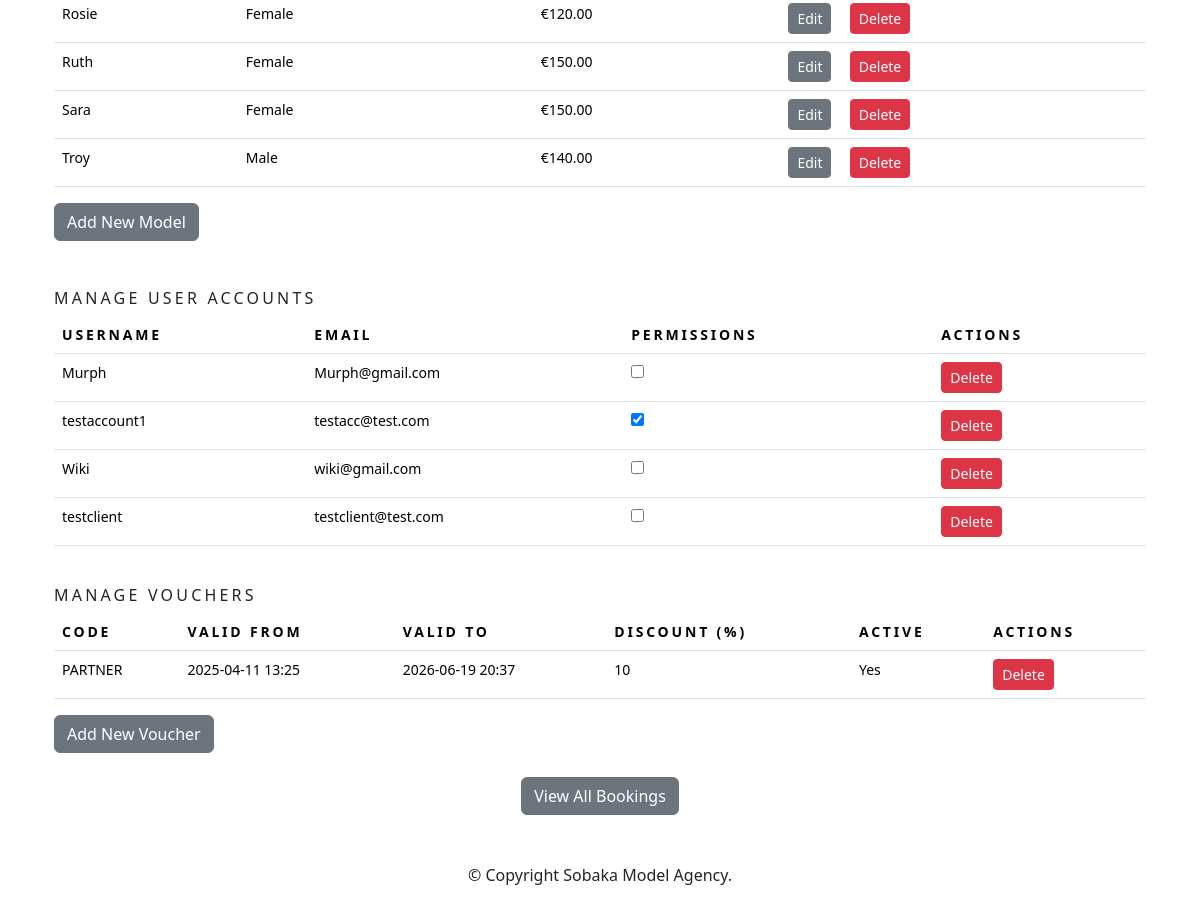
Page /accounts/profile/ (signed in, lower part) on the earlier database version.
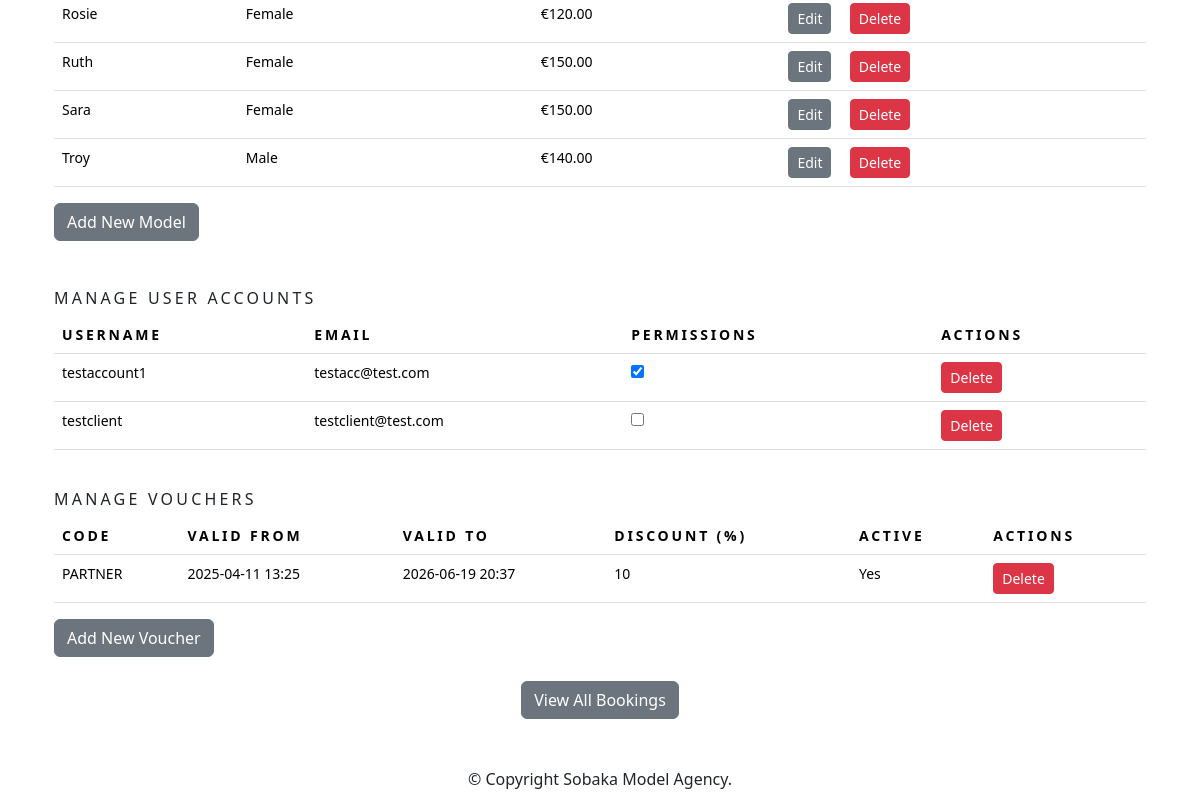
Same page on the later database version.
### sobaka/models.py (models this page shows, shortened)
class Human(models.Model):
    id = models.UUIDField(
        primary_key=True,
        default=uuid.uuid4,
        editable=False)
    name = models.CharField(max_length=250, unique=True)
    category = models.ForeignKey(Category, on_delete=models.CASCADE)
    price = models.DecimalField(max_digits=10, decimal_places=2)
    image1 = models.ImageField(upload_to=upload_to_human, blank=True)
    image2 = models.ImageField(upload_to=upload_to_human, blank=True)
    image3 = models.ImageField(upload_to=upload_to_human, blank=True)
    image4 = models.ImageField(upload_to=upload_to_human, blank=True)
    image5 = models.ImageField(upload_to=upload_to_human, blank=True)
    available = models.BooleanField(default=True)
    height = models.IntegerField(blank=True, null=True)
    shoe_size = models.IntegerField(blank=True, null=True)
    waist_size = models.IntegerField(blank=True, null=True)
    bust_size = models.IntegerField(blank=True, null=True)
    hip_size = models.IntegerField(blank=True, null=True)
    eye_color = models.CharField(max_length=250, blank=True)
    hair_color = models.CharField(max_length=250, blank=True)
    class Meta:
        ordering = ('name',)
        verbose_name = 'human'
        verbose_name_plural = 'humans'

class Category(models.Model):
    id = models.UUIDField(
        primary_key=True,
        default=uuid.uuid4,
        editable=False)
    name = models.CharField(max_length=250, unique=True)
    description = models.TextField(blank=True)
    image = models.ImageField(upload_to='category', blank=True)
    class Meta:
        ordering = ('name',)
        verbose_name = 'category'
        verbose_name_plural = 'categories'
    def get_absolute_url(self):
        return reverse('sobaka:humans_by_category', args=[self.id])

### accounts/models.py (models this page shows)
class CustomUser(AbstractUser):
    permissions = models.BooleanField(default=False)

### vouchers/models.py (models this page shows, shortened)
class Voucher(models.Model):
    code = models.CharField(max_length=50, unique=True)
    valid_from = models.DateTimeField()
    valid_to = models.DateTimeField()
    discount = models.IntegerField(validators=[MinValueValidator(0), MaxValueValidator(100)])
    active = models.BooleanField()

### accounts/views.py (the view)
# urls.py: path('profile/', ProfileView.as_view(), name='profile'),
class ProfileView(LoginRequiredMixin, TemplateView):
    template_name = 'profile.html'
    def get_context_data(self, **kwargs):
        context = super().get_context_data(**kwargs)
        user = self.request.user
        user_orders = Order.objects.filter(emailAddress=user.email).order_by('-created')
        context['orders'] = user_orders
        if user.permissions:
            context['humans'] = Human.objects.all()
            User = get_user_model()
            context['accounts'] = User.objects.exclude(id=user.id)
            context['vouchers'] = Voucher.objects.all()  # Add vouchers to the context
        return context

### cart/context_processors.py (called while the page is built)
def counter(request):
    item_count = 0
    if 'admin' in request.path:
        return {}
    else:
        try:
            cart = Cart.objects.filter(cart_id=_cart_id(request))
            cart_items = CartItem.objects.all().filter(cart=cart[:1])
            for cart_item in cart_items:
                item_count += cart_item.duration
        except Cart.DoesNotExist:
            item_count = 0
    return {'item_count':item_count}

### cart/views.py (called while the page is built)
def _cart_id(request):
    cart = request.session.session_key
    if not cart:
        cart = request.session.create()
    return cart

### sobaka/context_processors.py (called while the page is built)
def menu_links(request):
    links = Category.objects.all()
    return {'links':links}

### accounts/templates/profile.html (shortened to what this page needs)
{% extends "base.html" %}
{% load static %}
{% block content %}
<div class="container">
    <br>
    <br>
    {% if user.permissions %}
    <br>
    <div>
        <table class="table my_custom_table">
            <tbody>
                {% for human in humans %}
                <tr>
                    <td>{{ human.name }}</td>
                    <td>{{ human.category.name }}</td>
                    <td>€{{ human.price }}</td>
                    <td>
                        <a href="{% url 'sobaka:edit_human' human.id %}" class="btn btn-secondary btn-sm">Edit</a>
                        <a href="{% url 'sobaka:delete_human' human.id %}" class="btn btn-danger btn-sm">Delete</a>
                    </td>
                </tr>
                {% endfor %}
            </tbody>
        </table>
        <a href="{% url 'sobaka:add_human' %}" class="btn btn-secondary">Add New Model</a>
    </div>
    <br>
    <br>
    <h2 class="my_title">Manage User Accounts</h2>
    <div>
        <table class="table my_custom_table">
            <thead class="my_custom_thead">
                <tr>
                    <th>Username</th>
                    <th>Email</th>
                    <th>Permissions</th>
                    <th>Actions</th>
                </tr>
            </thead>
            <tbody>
                {% for account in accounts %}
                <tr>
                    <td>{{ account.username }}</td>
                    <td>{{ account.email }}</td>
                    <td>
                        <form method="post" action="{% url 'accounts:toggle_permissions' account.id %}">
                            <input type="checkbox" name="permissions" {% if account.permissions %}checked{% endif %} onchange="this.form.submit()">
                        </form>
                    </td>
                    <td>
                        <a href="{% url 'accounts:delete_user' account.id %}" class="btn btn-danger btn-sm">Delete</a>
                    </td>
                </tr>
                {% endfor %}
            </tbody>
        </table>
    </div>
    <br>
    <h2 class="my_title">Manage Vouchers</h2>
    <div>
        <table class="table my_custom_table">
            <thead class="my_custom_thead">
                <tr>
                    <th>Code</th>
                    <th>Valid From</th>
                    <th>Valid To</th>
                    <th>Discount (%)</th>
                    <th>Active</th>
                    <th>Actions</th>
                </tr>
            </thead>
            <tbody>
                {% for voucher in vouchers %}
                <tr>
                    <td>{{ voucher.code }}</td>
                    <td>{{ voucher.valid_from|date:"Y-m-d H:i" }}</td>
                    <td>{{ voucher.valid_to|date:"Y-m-d H:i" }}</td>
                    <td>{{ voucher.discount }}</td>
                    <td>{{ voucher.active|yesno:"Yes,No" }}</td>
                    <td>
                        <a href="{% url 'vouchers:delete_voucher' voucher.id %}" class="btn btn-danger btn-sm">Delete</a>
                    </td>
                </tr>
                {% endfor %}
            </tbody>
        </table>
        <a href="{% url 'vouchers:add_voucher' %}" class="btn btn-secondary">Add New Voucher</a>
    </div>
    <br>
    <div class="text-center">
        <a href="{% url 'accounts:view_bookings' %}" class="btn btn-secondary">View All Bookings</a>
    </div>
    <br>
    {% endif %}
            </div>
            <br>
{% endblock %}

Differences in the rows shown:
removed CustomUser: username "Murph", email "Murph@gmail.com"
removed CustomUser: username "Wiki", email "wiki@gmail.com"
